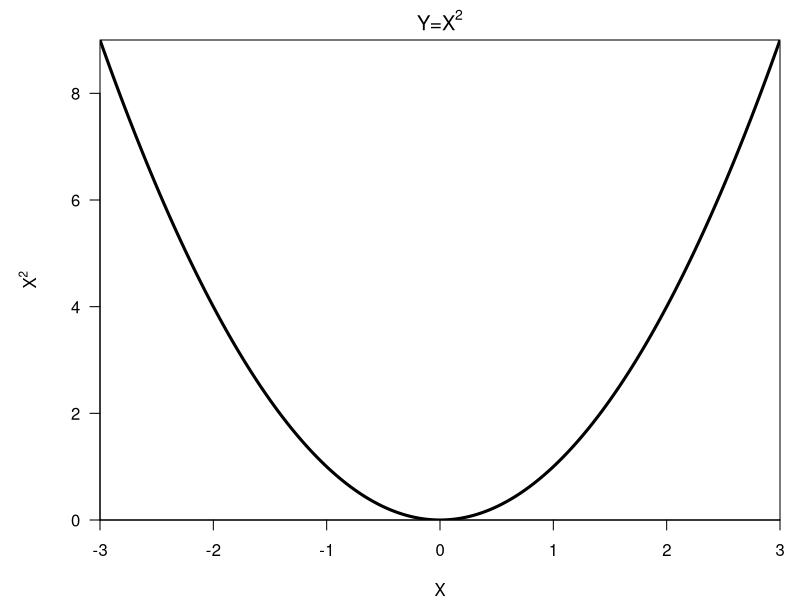
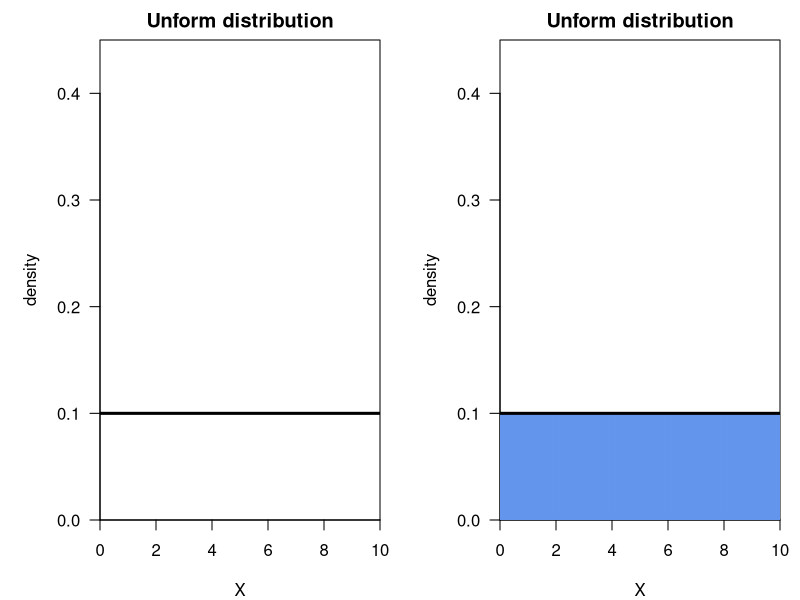
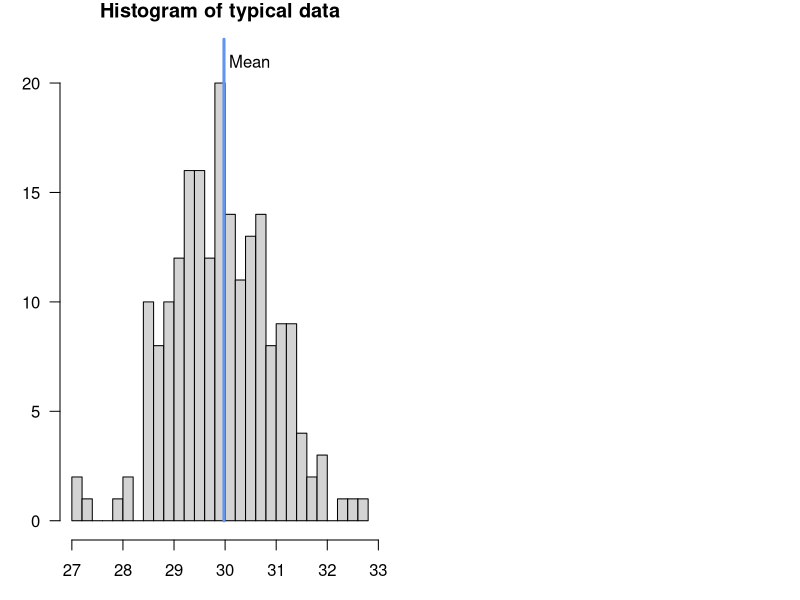
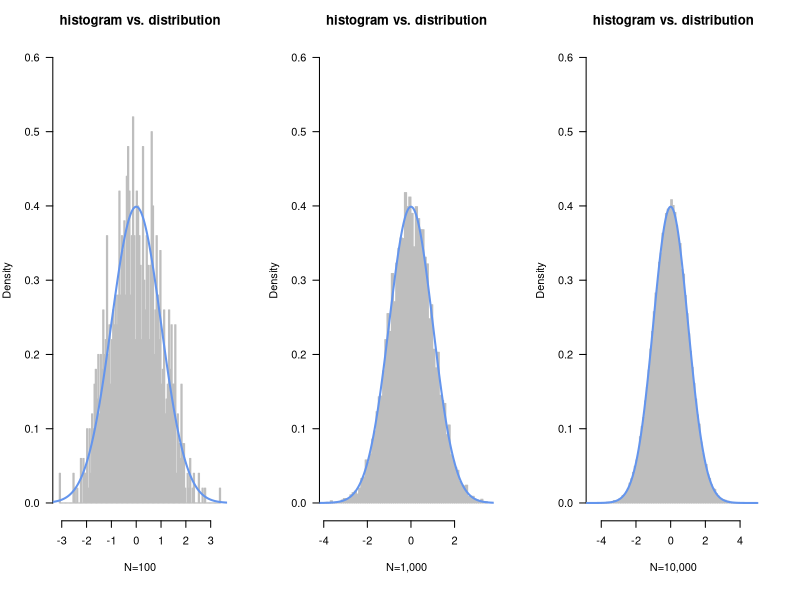
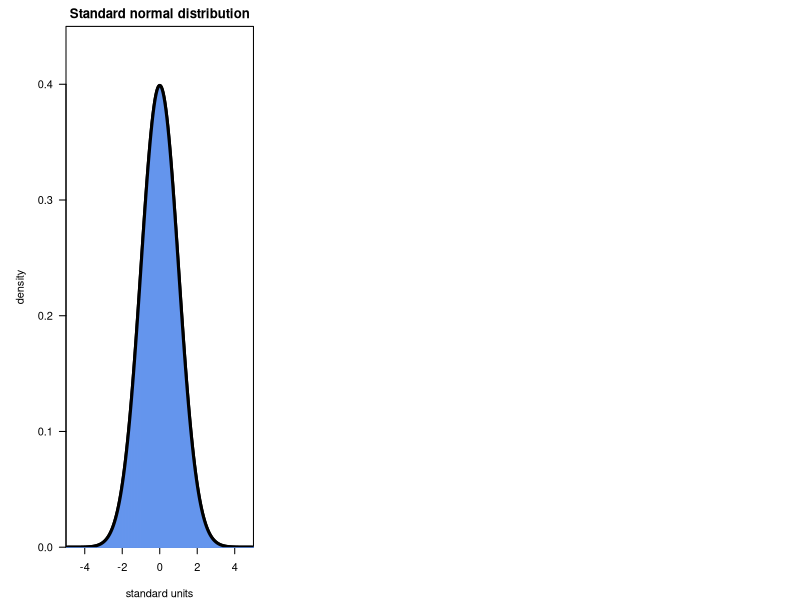
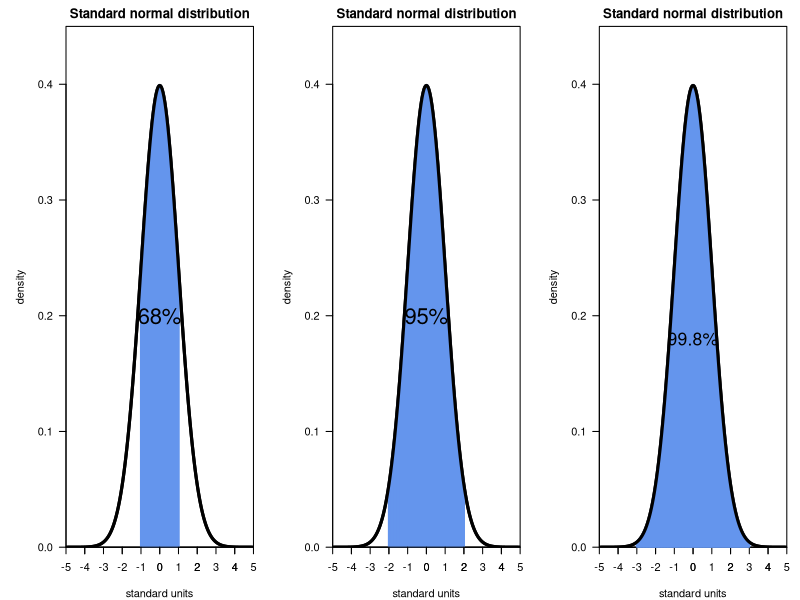
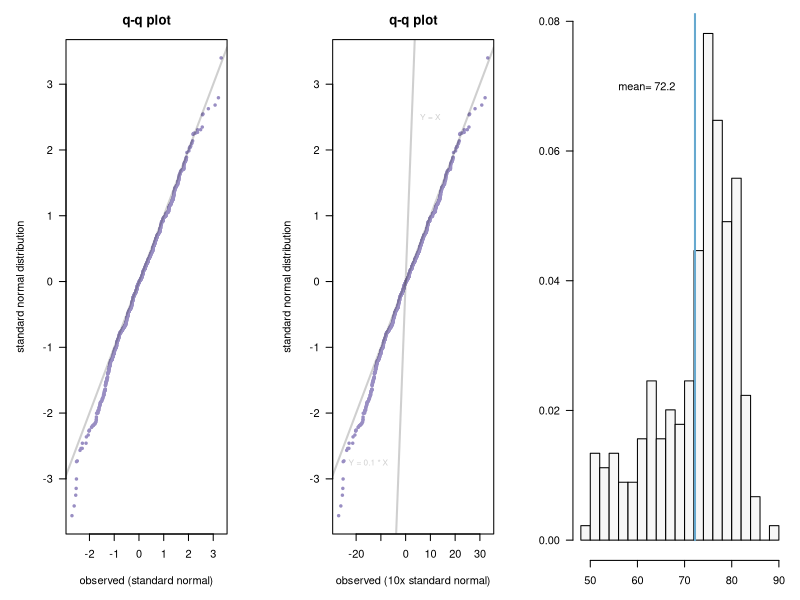
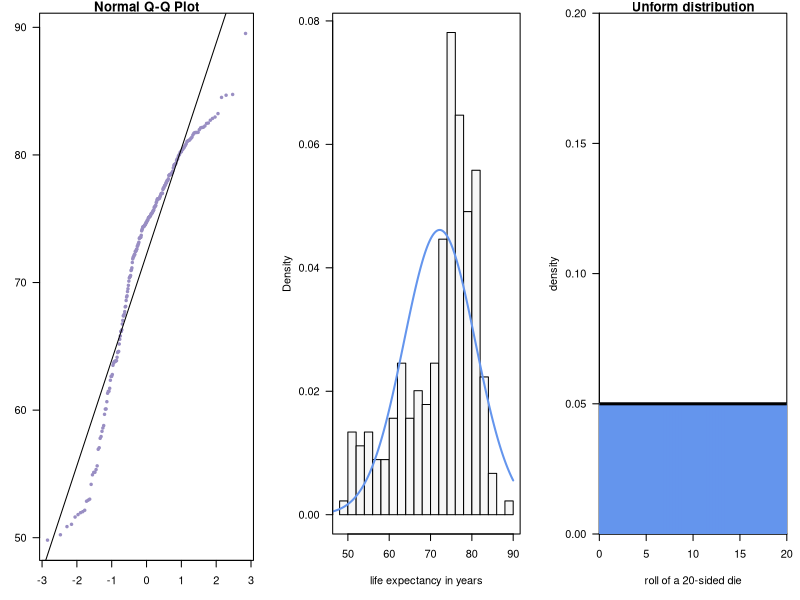

Here is the R script that generated these plots, in order:
## ---- chunk 1
library(grDevices)
vals = seq(from=-3,to=3, by=0.01)
par(mar=c(4,5,2,1))
plot( vals, vals^2, xlab="X", ylab=expression(X^2), xaxs="i",yaxs="i",las=1, type="l", lwd=3, main= expression( plain("Y=")*X^2) )
## ---- chunk 2
layout(matrix(1:2,1,2))
par(mar=c(4,5,2,1))
plot( 1,1, xlab="X", ylab="density", xaxs="i",yaxs="i",las=1, col="white",ylim=c(0,0.45), xlim=c(0,10), main="Unform distribution" )
lines(c(0,10), c(0.1, 0.1), lwd=3)

plot( 1,1, xlab="X", ylab="density", xaxs="i",yaxs="i",las=1, col="white",ylim=c(0,0.45), xlim=c(0,10), main="Unform distribution" )
vals = seq(from=0, to=10, by=0.01)
for(i in 1:length(vals)){
    x = vals[i]
    lines(c(x,x), c(0,0.1), col="cornflowerblue")
}
lines(c(0,10), c(0.1, 0.1), lwd=3)
## ---- chunk 3
par(mar=c(3,3,1,1))
vals=c(29.3,31.5,29.9,28.9,30,29.4,29.6,30.5,29.5,30,30.7,30.6,28.6,30.8,29.1,30.9,29.4,
28.8,29.7,29.1,30.7,31,29.3,28.5,28,30.8,28.1,31.1,31.3,28.6,29.5,29.6,30.6,29.4,
30.6,29.3,30.1,28.6,29.7,31.2,30.1,30.2,30.2,29.1,30,30,29.7,31.3,28.6,30.5,29.6,
29.1,29.9,29.5,29.8,31.4,29.1,31.8,31,29.4,31.7,31.4,30.6,29.4,30.6,30.7,29,29.1,
30.1,30.3,29.9,31.4,28.6,30.3,28.9,28.7,29.6,29.2,31.1,32.5,29.9,31.3,30.9,28.6,
30.3,30.8,30.1,29.8,29.5,29.4,30.8,30.4,30.3,31.6,29.9,29.3,31.1,30,29.8,29.2,30.6,
31.1,30.9,29.6,29.2,30.1,31.9,30.5,29.6,30.6,29.9,28.9,30.7,30.4,30.4,28.7,28.2,
29.4,29,29.8,30.5,31.3,29.1,29.4,30.9,29.6,27.3,30.8,29.4,30.1,30.8,28.8,30.7,
31.1,30.9,29.7,29.4,28.6,30.6,28.7,31,29.5,29.7,30,30.4,28.9,30.4,30,30.5,30.7,
27.1,29.5,30.2,32.3,28.6,31.5,32.7,29.8,27.1,30.2,29.6,28.8,29.9,29.2,30.7,31.9,
30,29.9,30.4,29.8,31.3,28.9,29.6,31.1,28.5,29.1,30.1,30.4,31.3,29.4,29.8,31.6,
30.1,30.1,30.1,30.7,31.9,28.7,31.2,29.5,30,29,30,28.9,30,28.8,31.1,29,29.3,29.9)
hist(vals, breaks=30, col="lightgrey", las=1, main="Histogram of typical data", ylim=c(0,22) )
lines( c( mean(vals), mean(vals) ), c(0, 22), col="cornflowerblue", lwd=3)
text( mean(vals)+0.5, 21, "Mean")
## ---- chunk 4
layout(matrix(1:3,1,3))
vals = seq(from=-5,to=5, by=0.01)
par(mar=c(6,4,3,3))
hist(rnorm(1000), breaks=100, probability=TRUE, las=1, ylim=c(0,0.6), border="gray", col="gray", main="histogram vs. distribution", xlab="N=100")
points( vals, dnorm(vals), type="l", lwd=2, col="cornflowerblue" )
hist(rnorm(10000), breaks=100, probability=TRUE, las=1, ylim=c(0,0.6), border="gray", col="gray", main="histogram vs. distribution", xlab="N=1,000")
points( vals, dnorm(vals), type="l", lwd=2, col="cornflowerblue" )
hist(rnorm(100000), breaks=100, probability=TRUE, las=1, ylim=c(0,0.6), border="gray", col="gray", main="histogram vs. distribution", xlab="N=10,000")
points( vals, dnorm(vals), type="l", lwd=2, col="cornflowerblue" )
## ---- chunk 5
vals = seq(from=-5,to=5, by=0.01)
par(mar=c(4,5,2,1))
plot( vals, dnorm(vals), xlab="standard units", ylab="density", xaxs="i",yaxs="i",las=1, 
      type="l", lwd=3, ylim=c(0,0.45), main="Standard normal distribution" )
for(i in 1:length(vals)){
    x = vals[i]
    y = dnorm(x)
    lines(c(x,x), c(0,y), col="cornflowerblue")
}
points( vals, dnorm(vals), type="l", lwd=3 )
## ---- chunk 6
layout(matrix(1:3,1,3))
vals = seq(from=-5,to=5, by=0.01)
par(mar=c(4,5,2,1))
plot( vals, dnorm(vals), xlab="standard units", ylab="density", xaxs="i",yaxs="i",las=1, 
      type="l", lwd=3, ylim=c(0,0.45), main="Standard normal distribution" )
for( i in seq(from=-1, to=1, by=0.01)){
    lines( c(i,i), c(0, dnorm(i)), col="cornflowerblue", lwd=2)
}
axis(1, -5:5)
points( vals, dnorm(vals), xlab="standard units", ylab="density", xaxs="i",yaxs="i",las=1, 
      type="l", lwd=3, ylim=c(0,0.45), main="Standard normal distribution" )
text(0,0.2,"68%", cex=2)

plot( vals, dnorm(vals), xlab="standard units", ylab="density", xaxs="i",yaxs="i",las=1, 
      type="l", lwd=3, ylim=c(0,0.45), main="Standard normal distribution" )
for( i in seq(from=-2, to=2, by=0.01)){
    lines( c(i,i), c(0, dnorm(i)), col="cornflowerblue", lwd=2)
}
axis(1, -5:5)

points( vals, dnorm(vals), xlab="standard units", ylab="density", xaxs="i",yaxs="i",las=1, 
      type="l", lwd=3, ylim=c(0,0.45), main="Standard normal distribution" )
text(0,0.2,"95%", cex=2)
plot( vals, dnorm(vals), xlab="standard units", ylab="density", xaxs="i",yaxs="i",las=1, 
      type="l", lwd=3, ylim=c(0,0.45), main="Standard normal distribution" )
axis(1, -5:5)
for( i in seq(from=-3, to=3, by=0.01)){
    lines( c(i,i), c(0, dnorm(i)), col="cornflowerblue", lwd=2)
}
text(0,0.18,"99.8%", cex=1.6)
points( vals, dnorm(vals), xlab="standard units", ylab="density", xaxs="i",yaxs="i",las=1, 
      type="l", lwd=3, ylim=c(0,0.45), main="Standard normal distribution" )

## ---- chunk 7
V = c(4,5,6,3,7,19,8,2,12,8.5)
quantile(V)

V = sort(V)
vals_to_quantiles = function(V){
    ranks = rank(V)
    quantiles=rep(0,length(V))
    for(i in 1:length(V)){
        quantiles[i] = sum( ranks < ranks[i] )/ (length(V)-1)
    }
    quantiles*100
}
data.frame( V, Q=round(vals_to_quantiles(V), 2) )
## ---- chunk 8
par(mar=c(5,5,3,3))
observed=rnorm(1000)
std_norm = rnorm(1000)
plot( sort(observed), sort(std_norm), xlab="observed (standard normal)", 
      ylab="standard normal distribution", main="q-q plot", las=1, pch=19, cex=0.5, col="#998ec3" )
abline(0,1, lwd=2, col="#11111133")
## ---- chunk 9
plot( 10*sort(observed), sort(std_norm), xlab="observed (10x standard normal)", pch=19, 
      ylab="standard normal distribution", main="q-q plot", las=1, cex=0.5, col="#998ec3" )
abline(0,1, lwd=2, col="#11111133")
abline(0,0.1, col="#11111133", lwd=2)
text(10,2.5, "Y = X", cex=0.75, col="#11111133")
text(-15,-2.75, cex=0.75, "Y = 0.1 * X", col="#11111133")
## ---- chunk 10
countries=c("Monaco","Japan","Singapore","Macau","San Marino","Iceland","Hong Kong","Andorra",
"Switzerland","Guernsey","Israel","Luxembourg","Australia","Italy","Sweden","Liechtenstein",
"Jersey","Canada","France","Norway","Spain","Austria","Anguilla","Netherlands","Bermuda",
"Cayman Islands","Isle of Man","New Zealand","Belgium","Finland","Ireland","Germany",
"United Kingdom","Greece","Saint Pierre and Miquelon","Malta","Faroe Islands","European Union",
"Korea, South","Taiwan","Virgin Islands","Turks and Caicos Islands","United States",
"Wallis and Futuna","Saint Helena, Ascension, and Tristan da Cunha","Gibraltar",
"Denmark","Puerto Rico","Portugal","Guam","Bahrain","Chile","Qatar","Cyprus","Czech Republic",
"Panama","British Virgin Islands","Costa Rica","Cuba","Albania","Slovenia","Curacao",
"Dominican Republic","Kuwait","Northern Mariana Islands","Argentina","Sint Maarten",
"Saint Lucia","New Caledonia","Lebanon","Poland","United Arab Emirates","Uruguay",
"Paraguay","French Polynesia","Brunei","Slovakia","Dominica","Morocco","Croatia","Algeria",
"Ecuador","Aruba","Sri Lanka","Bosnia and Herzegovina","Estonia","Antigua and Barbuda",
"Libya","Tonga","Macedonia","Georgia","West Bank","Tunisia","Hungary","Mexico","Cook Islands",
"Saint Kitts and Nevis","Colombia","China","Mauritius","Maldives","Serbia","Oman","Barbados",
"American Samoa","Solomon Islands","Saint Vincent and the Grenadines","Saudi Arabia","Romania",
"Gaza Strip","Iraq","Malaysia","Lithuania","Syria","Turkey","Venezuela","Seychelles",
"Thailand","El Salvador","Bulgaria","Armenia","Jordan","Latvia","Montserrat","Grenada",
"Egypt","Jamaica","Uzbekistan","Brazil","Peru","Samoa","Vietnam","Vanuatu","Nicaragua",
"Palau","Marshall Islands","Micronesia, Federated States of","Trinidad and Tobago",
"Belarus","Indonesia","Fiji","Bahamas, The","Azerbaijan","Greenland","Guatemala",
"Suriname","Cabo Verde","Ukraine","Iran","Honduras","Bangladesh","Kazakhstan","Russia",
"Moldova","Kyrgyzstan","Korea, North","Turkmenistan","Bhutan","Mongolia","Philippines",
"Bolivia","Belize","India","Guyana","Timor-Leste","Nepal","Pakistan","Tajikistan",
"Papua New Guinea","Nauru","Burma","Ghana","Tuvalu","Kiribati","Madagascar","Yemen",
"Gambia, The","Sao Tome and Principe","Togo","Cambodia","Laos","Comoros",
"Equatorial Guinea","Eritrea","Kenya","Sudan","Haiti","Djibouti","Mauritania","Western Sahara",
"South Africa","Tanzania","Ethiopia","Benin","Senegal","Malawi","Burundi","Guinea","Rwanda",
"Congo, Republic of the","Liberia","Cote d'Ivoire","Cameroon","Sierra Leone","Zimbabwe",
"Congo, Democratic Republic of the","Angola","Mali","Niger","Burkina Faso","Uganda",
"Botswana","Nigeria","Mozambique","Lesotho","Zambia","Gabon","Somalia",
"Central African Republic","Namibia","Swaziland","Afghanistan","Guinea-Bissau","Chad")
years = c(89.52,84.74,84.68,84.51,83.24,82.97,82.86,82.72,82.5,82.47,82.27,82.17,82.15,82.12,81.98,
81.77,81.76,81.76,81.75,81.7,81.57,81.39,81.31,81.23,81.15,81.13,81.09,81.05,80.88,80.77,
80.68,80.57,80.54,80.43,80.39,80.25,80.24,80.2,80.04,79.98,79.89,79.69,79.68,79.57,79.36,
79.28,79.25,79.25,79.16,78.98,78.73,78.61,78.59,78.51,78.48,78.47,78.46,78.4,78.39,78.13,
78.01,77.98,77.97,77.82,77.82,77.69,77.61,77.6,77.5,77.4,77.4,77.29,77,76.99,76.98,76.97,
76.88,76.79,76.71,76.61,76.59,76.56,76.56,76.56,76.55,76.47,76.33,76.26,76.04,76.02,75.95,
75.91,75.89,75.69,75.65,75.6,75.52,75.48,75.41,75.4,75.37,75.26,75.21,75.18,75.14,75.12,
75.09,75.05,74.92,74.87,74.85,74.75,74.69,74.69,74.57,74.54,74.49,74.43,74.42,74.39,74.37,
74.35,74.23,74.14,74.05,73.7,73.55,73.55,73.53,73.48,73.46,73.16,73.06,72.98,72.87,72.84,
72.62,72.59,72.48,72.45,72.43,72.2,72.2,72.1,72.02,71.97,71.85,71.57,71.15,71,70.94,70.55,
70.47,70.42,70.36,70.11,69.78,69.51,69.29,68.96,68.86,68.59,68.13,68.09,67.72,67.52,67.39,
67.39,67.03,66.75,66.29,66.18,66.16,65.81,65.55,65.18,64.6,64.58,64.51,64.14,63.88,63.85,
63.85,63.81,63.77,63.68,63.51,62.79,62.65,62.64,62.34,61.71,61.48,61.47,61.32,60.66,60.09,
60.08,59.67,58.79,58.6,58.34,57.93,57.79,57.05,56.93,55.63,55.34,55.13,55.12,54.93,54.18,
53.02,52.94,52.86,52.15,52.04,51.96,51.81,51.62,51.05,50.87,50.23,49.81)

par(mar=c(3,3,1,1))
hist(years, breaks=20, las=1, freq=FALSE, xlab="life expectancy in years", col="#f7f7f7", main="")
lines(c(mean(years), mean(years)), c(0, 1), lwd=2,  col="#67a9cf" )
text(62, 0.07, paste("mean=",round( mean(years), 1)), cex=1 )
## ---- chunk 11
vals=qqnorm( years, las=1, pch=19, cex=0.5, col="#998ec3" )
abline( lm( vals$y~vals$x) )
## ---- chunk 12
par(mar=c(5,5,1,1))
hist(years, breaks=20, las=1, freq=FALSE, xlab="life expectancy in years", 
     col="#f7f7f7", main="")
lines(seq(from=40, to=90, by=0.1), dnorm(seq(from=40, to=90, by=0.1), mean = mean(years), sd=sd(years)), col="cornflowerblue", lwd=2)
box()
## ---- chunk 13
plot( 1,1,  ylab="density", xaxs="i",yaxs="i",las=1, col="white",ylim=c(0,0.2), xlim=c(0,20), main="Unform distribution", 
      xlab="roll of a 20-sided die")
vals = seq(from=0, to=20, by=0.01)
for(i in 1:length(vals)){
    x = vals[i]
    lines(c(x,x), c(0,0.05), col="cornflowerblue")
}
lines(c(0,20), c(0.05, 0.05), lwd=3)
## ---- chunk 14
layout(matrix(1:4,2,2,byrow=TRUE))
par(mar=c(3,3,3,0))
v=1:20
roll_means = rep(NA, 10000)
rolls = rep(0,10)
for(i in 1:10){
    for(j in 1:10){
        rolls[j] = sample(v)[1]
    }
    roll_means[i] = mean(rolls)
}
hist(roll_means, breaks=10, freq=FALSE, col="cornflowerblue", main="mean of 10 rolls, 10 reps")
box()

for(i in 1:100){
    for(j in 1:10){
        rolls[j] = sample(v)[1]
    }
    roll_means[i] = mean(rolls)
}
hist(roll_means, breaks=10, freq=FALSE, col="cornflowerblue", main="mean of 10 rolls, 100 reps")
box()

rolls = rep(0,10)
for(i in 1:1000){
    for(j in 1:10){
        rolls[j] = sample(v)[1]
    }
    roll_means[i] = mean(rolls)
}
hist(roll_means, breaks=10, freq=FALSE, col="cornflowerblue", main="mean of 10 rolls, 1,000 reps")
box()

rolls = rep(0,10)
for(i in 1:10000){
    for(j in 1:10){
        rolls[j] = sample(v)[1]
    }
    roll_means[i] = mean(rolls)
}
hist(roll_means, breaks=10, freq=FALSE, col="cornflowerblue", main="mean of 10 rolls, 10,000 reps")
box()
## ---- chunk 15

layout(matrix(1:2,2,1))
par(mar=c(2,3,3,1))
vals = rnorm(10000)
mus = rep(0, 10000)
for(i in 1:length(vals)){
    mus[i] = mean(vals[1:i])
}
plot(vals, pch=19, las=1, axes=FALSE, ylim=c(-5,5), cex=0.5, xaxs="i", yaxs="i",
     main="10,000 standard normally distributed values", col="#0000ff33" )
axis(2, seq(from=-5, to=5, by=2.5), las=1)

plot(mus, pch=19, las=1, axes=FALSE, ylim=c(-0.5, 0.5), cex=0.1, xaxs="i", yaxs="i",
     main="mean of 10,000 standard normally distributed values" )
axis(2, seq(from=-0.5, to=0.5, by=0.25), las=1)
box()
abline(0,0)
